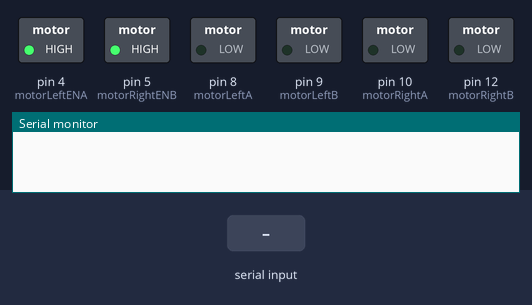
Recording of a sketch running on a simulated Arduino Uno, built with avr-gcc and run on an emulated ATmega328P. On the bench: switched loads named in the sketch (green lamp = pin HIGH), the last lines printed to the serial monitor. The inputs (shaded band) are chosen by the test bench.

Above: at 1.2 s.
1.3 s: "F" received over Serial
At 2.0 s:
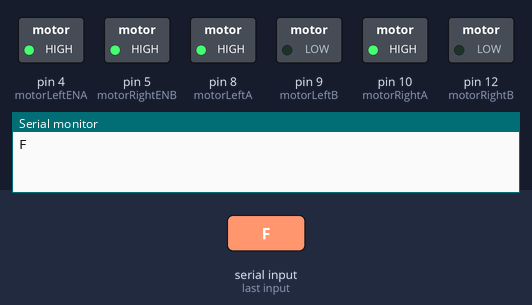
2.8 s: byte 53 ('5') received over Serial
At 3.1 s:
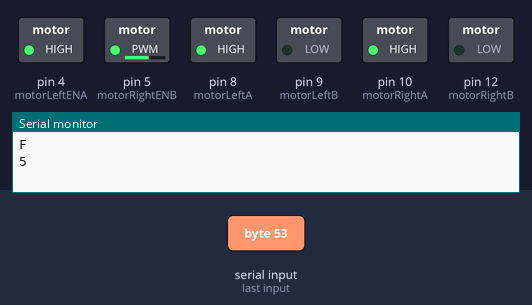
4.3 s: "B" received over Serial
At 5.5 s:
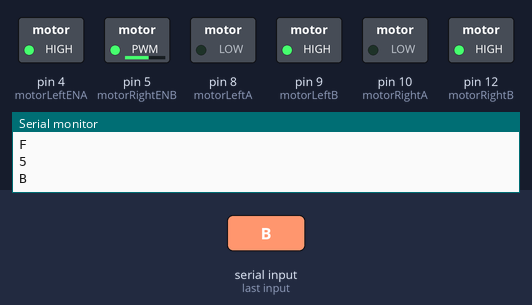
5.8 s: byte 55 ('7') received over Serial
At 6.6 s:
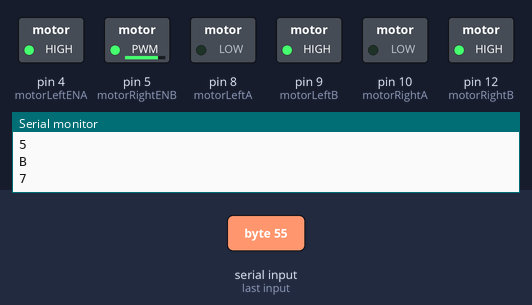
7.3 s: "L" received over Serial
At 7.8 s:
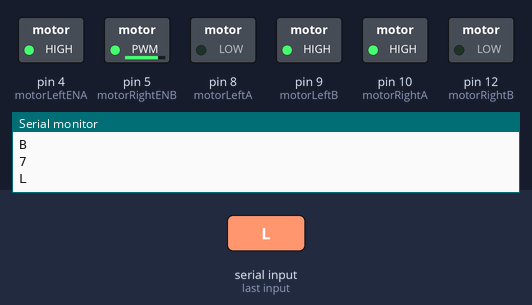
8.8 s: byte 54 ('6') received over Serial
At 10.1 s:
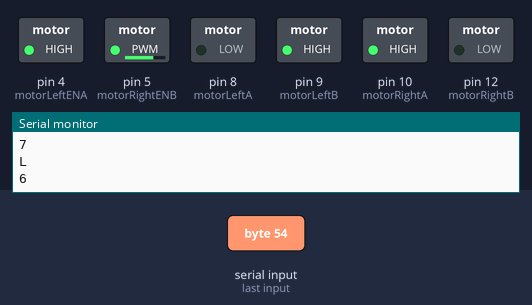
Timing chart, 0 to 11.3 s (numbered marks = the images above; inputs shaded):
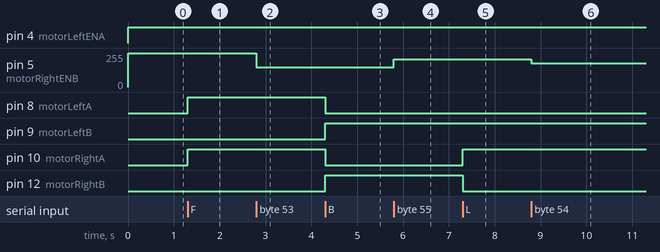

The sketch:

Team_CyberNet.ino
```cpp
//define motor output pins
int motorLeftA = 8;
int motorLeftB = 9;
int motorRightA = 10;
int motorRightB = 12;
int motorLeftENA = 4;                                    // use any two pwm pin of arduino
int motorRightENB = 5;
char smuct;
int goti = 255;

void setup()
{
pinMode(motorLeftA, OUTPUT);  // Digital Pin 8 as output
pinMode(motorLeftB, OUTPUT);  // Digital Pin 9 as output
pinMode(motorRightA, OUTPUT);  // Digital Pin 10 as output
pinMode(motorRightB, OUTPUT);  // Digital Pin 12 as output
Serial.begin(9600);
}

void forward(){
      digitalWrite(motorLeftA, HIGH);
      digitalWrite(motorLeftB, LOW);
      digitalWrite(motorRightA, HIGH);
      digitalWrite(motorRightB, LOW);
  }

 void backward(){
      digitalWrite(motorLeftA, LOW);
      digitalWrite(motorLeftB, HIGH);
      digitalWrite(motorRightA, LOW);
      digitalWrite(motorRightB, HIGH);
      }

 void leftturn(){
    digitalWrite(motorLeftA, LOW);
    digitalWrite(motorLeftB, HIGH);//low (if you want to of left motor)
    digitalWrite(motorRightA, HIGH);
    digitalWrite(motorRightB, LOW);
  }

  void rightturn(){
    digitalWrite(motorLeftA, HIGH);
    digitalWrite(motorLeftB, LOW);
    digitalWrite(motorRightA, LOW);
    digitalWrite(motorRightB, HIGH); //LOW (if you want to of right motor)
    }
  void stopping(){
    digitalWrite(motorLeftA, LOW);
    digitalWrite(motorLeftB, LOW);
    digitalWrite(motorRightA, LOW);
    digitalWrite(motorRightB, LOW);
    }
void loop()
{
  while (Serial.available() > 0)
  {
  smuct = Serial.read();
  Serial.println(smuct);
  }
  analogWrite(motorLeftENA , goti);
  analogWrite(motorRightENB, goti);

  if( smuct == 'F') // Forward Movement
    {
      forward();
    }
  else if(smuct == 'B') // Backward Movement
    {
      backward();
    }

    else if(smuct == 'L') //Left Turn
    {
    leftturn();
    }
    else if(smuct == 'R') //Right Turn
    {
    rightturn();
    }

  else if(smuct == 'S') //Stop Bot
    {
    stopping();
    }

  if (smuct == '0')
  {
    goti = 0;
    stopping();
  }
  if (smuct == '1')
  {
    goti = 30;
  }
  if (smuct == '2')
  {
    goti = 60;
  }
  if (smuct == '3')
  {
    goti = 90;
  }
  if (smuct == '4')
  {
    goti = 120;
  }
  if (smuct == '5')
  {
    goti = 150;
  }
  if (smuct == '6')
  {
    goti = 180;
  }
  if (smuct == '7')
  {
    goti = 210;
  }
  if (smuct == '8')
  {
    goti = 240;
  }
  if (smuct == '9')
  {
    goti = 255;
  }

  /* Comment out of modification
  else if(smuct == 'I') // FR
    {
    digitalWrite(motorLeftA, HIGH);
    digitalWrite(motorLeftB, LOW);
    digitalWrite(motorRightA, LOW);
    digitalWrite(motorRightB, LOW);
    }
  else if(smuct == 'J') //BR
    {
    digitalWrite(motorLeftA, LOW);
    digitalWrite(motorLeftB, HIGH);
    digitalWrite(motorRightA, LOW);
    digitalWrite(motorRightB, LOW);
    }
   else if(smuct == 'G') //FL
    {
    digitalWrite(motorLeftA, LOW);
    digitalWrite(motorLeftB, LOW);
    digitalWrite(motorRightA, HIGH);
    digitalWrite(motorRightB, LOW);
    }
  else if(smuct == 'H') //BL
    {
    digitalWrite(motorLeftA, LOW);
    digitalWrite(motorLeftB, LOW);
    digitalWrite(motorRightA, LOW);
    digitalWrite(motorRightB, HIGH);
    } */
}
```

Measured:
- after the input at 1.3 s, pin 8 (motorLeftA), pin 10 (motorRightA): LOW → HIGH at once
- after the input at 2.8 s, pin 5 (motorRightENB): 255/255 → 150/255 at once
- after the input at 4.3 s, pin 8 (motorLeftA), pin 10 (motorRightA): HIGH → LOW at once; pin 9 (motorLeftB), pin 12 (motorRightB): LOW → HIGH at once
- after the input at 5.8 s, pin 5 (motorRightENB): 150/255 → 210/255 at once
- after the input at 7.3 s, pin 10 (motorRightA): LOW → HIGH at once; pin 12 (motorRightB): HIGH → LOW at once
- after the input at 8.8 s, pin 5 (motorRightENB): 210/255 → 180/255 at once
